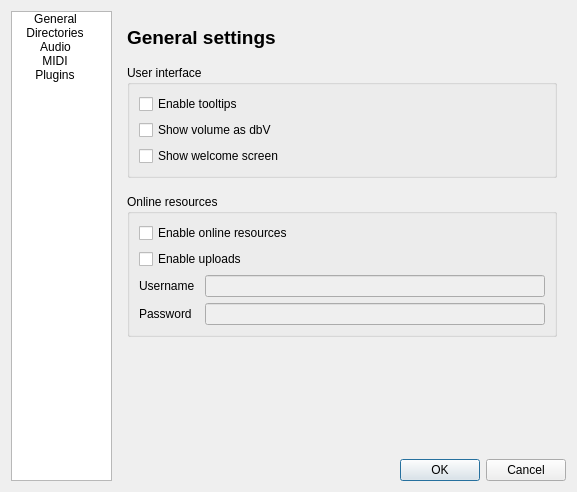
<?xml version="1.0" encoding="UTF-8"?>
<ui version="4.0">
 <class>PreferencesDialog</class>
 <widget class="QDialog" name="PreferencesDialog">
  <property name="geometry">
   <rect>
    <x>0</x>
    <y>0</y>
    <width>577</width>
    <height>478</height>
   </rect>
  </property>
  <property name="windowTitle">
   <string>Preferences</string>
  </property>
  <property name="styleSheet">
   <string/>
  </property>
  <layout class="QGridLayout" name="gridLayout">
   <item row="0" column="0" rowspan="3">
    <widget class="QListWidget" name="configPageSelector">
     <property name="sizePolicy">
      <sizepolicy hsizetype="Fixed" vsizetype="Expanding">
       <horstretch>0</horstretch>
       <verstretch>0</verstretch>
      </sizepolicy>
     </property>
     <property name="minimumSize">
      <size>
       <width>101</width>
       <height>470</height>
      </size>
     </property>
     <property name="maximumSize">
      <size>
       <width>101</width>
       <height>16777215</height>
      </size>
     </property>
     <property name="styleSheet">
      <string notr="true">::item { width:87; }
</string>
     </property>
     <property name="verticalScrollBarPolicy">
      <enum>Qt::ScrollBarAlwaysOff</enum>
     </property>
     <property name="horizontalScrollBarPolicy">
      <enum>Qt::ScrollBarAlwaysOff</enum>
     </property>
     <property name="iconSize">
      <size>
       <width>64</width>
       <height>64</height>
      </size>
     </property>
     <property name="spacing">
      <number>4</number>
     </property>
     <property name="viewMode">
      <enum>QListView::IconMode</enum>
     </property>
     <property name="currentRow">
      <number>-1</number>
     </property>
     <item>
      <property name="text">
       <string>General</string>
      </property>
      <property name="flags">
       <set>ItemIsSelectable|ItemIsUserCheckable|ItemIsEnabled</set>
      </property>
     </item>
     <item>
      <property name="text">
       <string>Directories</string>
      </property>
      <property name="flags">
       <set>ItemIsSelectable|ItemIsUserCheckable|ItemIsEnabled</set>
      </property>
     </item>
     <item>
      <property name="text">
       <string>Audio</string>
      </property>
      <property name="flags">
       <set>ItemIsSelectable|ItemIsUserCheckable|ItemIsEnabled</set>
      </property>
     </item>
     <item>
      <property name="text">
       <string>MIDI</string>
      </property>
      <property name="flags">
       <set>ItemIsSelectable|ItemIsUserCheckable|ItemIsEnabled</set>
      </property>
     </item>
     <item>
      <property name="text">
       <string>Plugins</string>
      </property>
      <property name="flags">
       <set>ItemIsSelectable|ItemIsUserCheckable|ItemIsEnabled</set>
      </property>
     </item>
    </widget>
   </item>
   <item row="1" column="1" colspan="2">
    <widget class="QStackedWidget" name="configPages">
     <property name="currentIndex">
      <number>0</number>
     </property>
     <widget class="QWidget" name="generalSettingsPage">
      <layout class="QVBoxLayout" name="verticalLayout_2">
       <property name="spacing">
        <number>16</number>
       </property>
       <item>
        <widget class="QLabel" name="generalTitleLabel">
         <property name="font">
          <font>
           <pointsize>14</pointsize>
           <weight>75</weight>
           <bold>true</bold>
          </font>
         </property>
         <property name="text">
          <string>General settings</string>
         </property>
        </widget>
       </item>
       <item>
        <widget class="QGroupBox" name="groupBox_4">
         <property name="title">
          <string>User interface</string>
         </property>
         <layout class="QGridLayout" name="gridLayout_5">
          <item row="0" column="0">
           <widget class="QCheckBox" name="enableToolTips">
            <property name="text">
             <string>Enable tooltips</string>
            </property>
           </widget>
          </item>
          <item row="1" column="0">
           <widget class="QCheckBox" name="showVolumeAsDBV">
            <property name="text">
             <string>Show volume as dbV</string>
            </property>
           </widget>
          </item>
          <item row="2" column="0">
           <widget class="QCheckBox" name="showWelcomeScreen">
            <property name="text">
             <string>Show welcome screen</string>
            </property>
           </widget>
          </item>
         </layout>
        </widget>
       </item>
       <item>
        <widget class="QGroupBox" name="groupBox_3">
         <property name="title">
          <string>Online resources</string>
         </property>
         <layout class="QGridLayout" name="gridLayout_4">
          <property name="horizontalSpacing">
           <number>10</number>
          </property>
          <item row="0" column="0" colspan="2">
           <widget class="QCheckBox" name="enableOnlineResourcesCheckBox">
            <property name="text">
             <string>Enable online resources</string>
            </property>
           </widget>
          </item>
          <item row="1" column="0" colspan="2">
           <widget class="QCheckBox" name="enableUploadsCheckBox">
            <property name="text">
             <string>Enable uploads</string>
            </property>
           </widget>
          </item>
          <item row="2" column="0">
           <widget class="QLabel" name="label_5">
            <property name="text">
             <string>Username</string>
            </property>
           </widget>
          </item>
          <item row="2" column="1">
           <widget class="QLineEdit" name="usernameEdit">
            <property name="enabled">
             <bool>false</bool>
            </property>
           </widget>
          </item>
          <item row="3" column="0">
           <widget class="QLabel" name="label_6">
            <property name="text">
             <string>Password</string>
            </property>
           </widget>
          </item>
          <item row="3" column="1">
           <widget class="QLineEdit" name="passwordEdit">
            <property name="enabled">
             <bool>false</bool>
            </property>
           </widget>
          </item>
         </layout>
        </widget>
       </item>
       <item>
        <spacer name="verticalSpacer_2">
         <property name="orientation">
          <enum>Qt::Vertical</enum>
         </property>
         <property name="sizeHint" stdset="0">
          <size>
           <width>20</width>
           <height>40</height>
          </size>
         </property>
        </spacer>
       </item>
      </layout>
     </widget>
     <widget class="QWidget" name="directorySettingsPage"/>
     <widget class="QWidget" name="audioSettingsPage">
      <layout class="QVBoxLayout" name="verticalLayout">
       <property name="spacing">
        <number>16</number>
       </property>
       <item>
        <widget class="QLabel" name="generalTitleLabel_2">
         <property name="font">
          <font>
           <pointsize>14</pointsize>
           <weight>75</weight>
           <bold>true</bold>
          </font>
         </property>
         <property name="text">
          <string>Audio settings</string>
         </property>
        </widget>
       </item>
       <item>
        <widget class="QGroupBox" name="groupBox">
         <property name="title">
          <string>General</string>
         </property>
         <layout class="QGridLayout" name="gridLayout_3">
          <property name="leftMargin">
           <number>10</number>
          </property>
          <property name="horizontalSpacing">
           <number>10</number>
          </property>
          <item row="0" column="0">
           <widget class="QLabel" name="label_2">
            <property name="text">
             <string>Buffer size</string>
            </property>
            <property name="alignment">
             <set>Qt::AlignRight|Qt::AlignTrailing|Qt::AlignVCenter</set>
            </property>
           </widget>
          </item>
          <item row="1" column="0">
           <widget class="QLabel" name="label_4">
            <property name="text">
             <string>Sample rate</string>
            </property>
            <property name="alignment">
             <set>Qt::AlignRight|Qt::AlignTrailing|Qt::AlignVCenter</set>
            </property>
           </widget>
          </item>
          <item row="1" column="1">
           <widget class="QComboBox" name="sampleRate">
            <property name="sizePolicy">
             <sizepolicy hsizetype="MinimumExpanding" vsizetype="Fixed">
              <horstretch>0</horstretch>
              <verstretch>0</verstretch>
             </sizepolicy>
            </property>
            <item>
             <property name="text">
              <string>44100 Hz</string>
             </property>
            </item>
            <item>
             <property name="text">
              <string>48000 Hz</string>
             </property>
            </item>
            <item>
             <property name="text">
              <string>88200 Hz</string>
             </property>
            </item>
            <item>
             <property name="text">
              <string>96000 Hz</string>
             </property>
            </item>
           </widget>
          </item>
          <item row="0" column="1">
           <widget class="QComboBox" name="bufferSize">
            <property name="sizePolicy">
             <sizepolicy hsizetype="MinimumExpanding" vsizetype="Fixed">
              <horstretch>0</horstretch>
              <verstretch>0</verstretch>
             </sizepolicy>
            </property>
            <property name="currentIndex">
             <number>3</number>
            </property>
            <item>
             <property name="text">
              <string>32</string>
             </property>
            </item>
            <item>
             <property name="text">
              <string>64</string>
             </property>
            </item>
            <item>
             <property name="text">
              <string>128</string>
             </property>
            </item>
            <item>
             <property name="text">
              <string>256 (default)</string>
             </property>
            </item>
            <item>
             <property name="text">
              <string>512</string>
             </property>
            </item>
            <item>
             <property name="text">
              <string>1024</string>
             </property>
            </item>
            <item>
             <property name="text">
              <string>2048</string>
             </property>
            </item>
           </widget>
          </item>
          <item row="0" column="2">
           <spacer name="horizontalSpacer_4">
            <property name="orientation">
             <enum>Qt::Horizontal</enum>
            </property>
            <property name="sizeHint" stdset="0">
             <size>
              <width>0</width>
              <height>0</height>
             </size>
            </property>
           </spacer>
          </item>
          <item row="1" column="2">
           <spacer name="horizontalSpacer_5">
            <property name="orientation">
             <enum>Qt::Horizontal</enum>
            </property>
            <property name="sizeHint" stdset="0">
             <size>
              <width>0</width>
              <height>0</height>
             </size>
            </property>
           </spacer>
          </item>
         </layout>
        </widget>
       </item>
       <item>
        <widget class="QGroupBox" name="groupBox_2">
         <property name="title">
          <string>Audio engine</string>
         </property>
         <layout class="QGridLayout" name="gridLayout_2">
          <property name="leftMargin">
           <number>10</number>
          </property>
          <property name="horizontalSpacing">
           <number>10</number>
          </property>
          <item row="0" column="0">
           <widget class="QLabel" name="label">
            <property name="text">
             <string>Audio engine</string>
            </property>
            <property name="alignment">
             <set>Qt::AlignRight|Qt::AlignTrailing|Qt::AlignVCenter</set>
            </property>
           </widget>
          </item>
          <item row="0" column="1">
           <widget class="QComboBox" name="audioEngine">
            <property name="sizePolicy">
             <sizepolicy hsizetype="MinimumExpanding" vsizetype="Fixed">
              <horstretch>0</horstretch>
              <verstretch>0</verstretch>
             </sizepolicy>
            </property>
           </widget>
          </item>
          <item row="1" column="0">
           <widget class="QLabel" name="label_3">
            <property name="text">
             <string>Device</string>
            </property>
            <property name="alignment">
             <set>Qt::AlignRight|Qt::AlignTrailing|Qt::AlignVCenter</set>
            </property>
           </widget>
          </item>
          <item row="1" column="1">
           <widget class="QComboBox" name="audioDevice">
            <property name="sizePolicy">
             <sizepolicy hsizetype="MinimumExpanding" vsizetype="Fixed">
              <horstretch>0</horstretch>
              <verstretch>0</verstretch>
             </sizepolicy>
            </property>
           </widget>
          </item>
          <item row="1" column="2">
           <spacer name="horizontalSpacer_2">
            <property name="orientation">
             <enum>Qt::Horizontal</enum>
            </property>
            <property name="sizeHint" stdset="0">
             <size>
              <width>0</width>
              <height>0</height>
             </size>
            </property>
           </spacer>
          </item>
          <item row="0" column="2">
           <spacer name="horizontalSpacer_3">
            <property name="orientation">
             <enum>Qt::Horizontal</enum>
            </property>
            <property name="sizeHint" stdset="0">
             <size>
              <width>0</width>
              <height>0</height>
             </size>
            </property>
           </spacer>
          </item>
         </layout>
        </widget>
       </item>
       <item>
        <spacer name="verticalSpacer">
         <property name="orientation">
          <enum>Qt::Vertical</enum>
         </property>
         <property name="sizeHint" stdset="0">
          <size>
           <width>0</width>
           <height>0</height>
          </size>
         </property>
        </spacer>
       </item>
      </layout>
     </widget>
     <widget class="QWidget" name="midiSettingsPage">
      <layout class="QVBoxLayout" name="verticalLayout_3">
       <property name="spacing">
        <number>16</number>
       </property>
       <item>
        <widget class="QLabel" name="generalTitleLabel_3">
         <property name="font">
          <font>
           <pointsize>14</pointsize>
           <weight>75</weight>
           <bold>true</bold>
          </font>
         </property>
         <property name="text">
          <string>MIDI settings</string>
         </property>
        </widget>
       </item>
       <item>
        <widget class="QGroupBox" name="groupBox_5">
         <property name="title">
          <string>MIDI engine</string>
         </property>
         <layout class="QGridLayout" name="gridLayout_6">
          <property name="leftMargin">
           <number>10</number>
          </property>
          <property name="horizontalSpacing">
           <number>10</number>
          </property>
          <item row="0" column="0">
           <widget class="QLabel" name="label_7">
            <property name="text">
             <string>MIDI engine</string>
            </property>
            <property name="alignment">
             <set>Qt::AlignRight|Qt::AlignTrailing|Qt::AlignVCenter</set>
            </property>
           </widget>
          </item>
          <item row="0" column="1">
           <widget class="QComboBox" name="midiEngine">
            <property name="sizePolicy">
             <sizepolicy hsizetype="MinimumExpanding" vsizetype="Fixed">
              <horstretch>0</horstretch>
              <verstretch>0</verstretch>
             </sizepolicy>
            </property>
           </widget>
          </item>
          <item row="1" column="0">
           <widget class="QLabel" name="label_8">
            <property name="text">
             <string>Device</string>
            </property>
            <property name="alignment">
             <set>Qt::AlignRight|Qt::AlignTrailing|Qt::AlignVCenter</set>
            </property>
           </widget>
          </item>
          <item row="1" column="1">
           <widget class="QComboBox" name="midiDevice">
            <property name="sizePolicy">
             <sizepolicy hsizetype="MinimumExpanding" vsizetype="Fixed">
              <horstretch>0</horstretch>
              <verstretch>0</verstretch>
             </sizepolicy>
            </property>
           </widget>
          </item>
          <item row="1" column="2">
           <spacer name="horizontalSpacer_6">
            <property name="orientation">
             <enum>Qt::Horizontal</enum>
            </property>
            <property name="sizeHint" stdset="0">
             <size>
              <width>0</width>
              <height>0</height>
             </size>
            </property>
           </spacer>
          </item>
          <item row="0" column="2">
           <spacer name="horizontalSpacer_7">
            <property name="orientation">
             <enum>Qt::Horizontal</enum>
            </property>
            <property name="sizeHint" stdset="0">
             <size>
              <width>0</width>
              <height>0</height>
             </size>
            </property>
           </spacer>
          </item>
         </layout>
        </widget>
       </item>
       <item>
        <widget class="QGroupBox" name="midiRemoteControl">
         <property name="minimumSize">
          <size>
           <width>0</width>
           <height>100</height>
          </size>
         </property>
         <property name="title">
          <string>MIDI remote control</string>
         </property>
        </widget>
       </item>
       <item>
        <spacer name="verticalSpacer_3">
         <property name="orientation">
          <enum>Qt::Vertical</enum>
         </property>
         <property name="sizeHint" stdset="0">
          <size>
           <width>20</width>
           <height>40</height>
          </size>
         </property>
        </spacer>
       </item>
      </layout>
     </widget>
     <widget class="QWidget" name="pluginsSettingsPage">
      <layout class="QVBoxLayout" name="verticalLayout_4">
       <property name="spacing">
        <number>16</number>
       </property>
       <item>
        <widget class="QLabel" name="generalTitleLabel_4">
         <property name="font">
          <font>
           <pointsize>14</pointsize>
           <weight>75</weight>
           <bold>true</bold>
          </font>
         </property>
         <property name="text">
          <string>Plugins settings</string>
         </property>
        </widget>
       </item>
       <item>
        <widget class="QTabWidget" name="tabWidget">
         <property name="iconSize">
          <size>
           <width>24</width>
           <height>24</height>
          </size>
         </property>
         <widget class="QWidget" name="tab">
          <attribute name="title">
           <string/>
          </attribute>
          <layout class="QGridLayout" name="gridLayout_7"/>
         </widget>
        </widget>
       </item>
      </layout>
     </widget>
    </widget>
   </item>
   <item row="2" column="1">
    <spacer name="horizontalSpacer">
     <property name="orientation">
      <enum>Qt::Horizontal</enum>
     </property>
     <property name="sizeHint" stdset="0">
      <size>
       <width>0</width>
       <height>0</height>
      </size>
     </property>
    </spacer>
   </item>
   <item row="2" column="2">
    <widget class="QDialogButtonBox" name="buttonBox">
     <property name="orientation">
      <enum>Qt::Horizontal</enum>
     </property>
     <property name="standardButtons">
      <set>QDialogButtonBox::Cancel|QDialogButtonBox::Ok</set>
     </property>
    </widget>
   </item>
  </layout>
 </widget>
 <resources/>
 <connections>
  <connection>
   <sender>buttonBox</sender>
   <signal>accepted()</signal>
   <receiver>PreferencesDialog</receiver>
   <slot>accept()</slot>
   <hints>
    <hint type="sourcelabel">
     <x>248</x>
     <y>254</y>
    </hint>
    <hint type="destinationlabel">
     <x>157</x>
     <y>274</y>
    </hint>
   </hints>
  </connection>
  <connection>
   <sender>buttonBox</sender>
   <signal>rejected()</signal>
   <receiver>PreferencesDialog</receiver>
   <slot>reject()</slot>
   <hints>
    <hint type="sourcelabel">
     <x>316</x>
     <y>260</y>
    </hint>
    <hint type="destinationlabel">
     <x>286</x>
     <y>274</y>
    </hint>
   </hints>
  </connection>
  <connection>
   <sender>enableUploadsCheckBox</sender>
   <signal>toggled(bool)</signal>
   <receiver>usernameEdit</receiver>
   <slot>setEnabled(bool)</slot>
   <hints>
    <hint type="sourcelabel">
     <x>299</x>
     <y>253</y>
    </hint>
    <hint type="destinationlabel">
     <x>336</x>
     <y>283</y>
    </hint>
   </hints>
  </connection>
  <connection>
   <sender>enableUploadsCheckBox</sender>
   <signal>toggled(bool)</signal>
   <receiver>passwordEdit</receiver>
   <slot>setEnabled(bool)</slot>
   <hints>
    <hint type="sourcelabel">
     <x>299</x>
     <y>253</y>
    </hint>
    <hint type="destinationlabel">
     <x>336</x>
     <y>317</y>
    </hint>
   </hints>
  </connection>
  <connection>
   <sender>enableOnlineResourcesCheckBox</sender>
   <signal>toggled(bool)</signal>
   <receiver>enableUploadsCheckBox</receiver>
   <slot>setEnabled(bool)</slot>
   <hints>
    <hint type="sourcelabel">
     <x>299</x>
     <y>226</y>
    </hint>
    <hint type="destinationlabel">
     <x>299</x>
     <y>253</y>
    </hint>
   </hints>
  </connection>
  <connection>
   <sender>configPageSelector</sender>
   <signal>currentRowChanged(int)</signal>
   <receiver>configPages</receiver>
   <slot>setCurrentIndex(int)</slot>
   <hints>
    <hint type="sourcelabel">
     <x>54</x>
     <y>238</y>
    </hint>
    <hint type="destinationlabel">
     <x>340</x>
     <y>224</y>
    </hint>
   </hints>
  </connection>
 </connections>
</ui>
